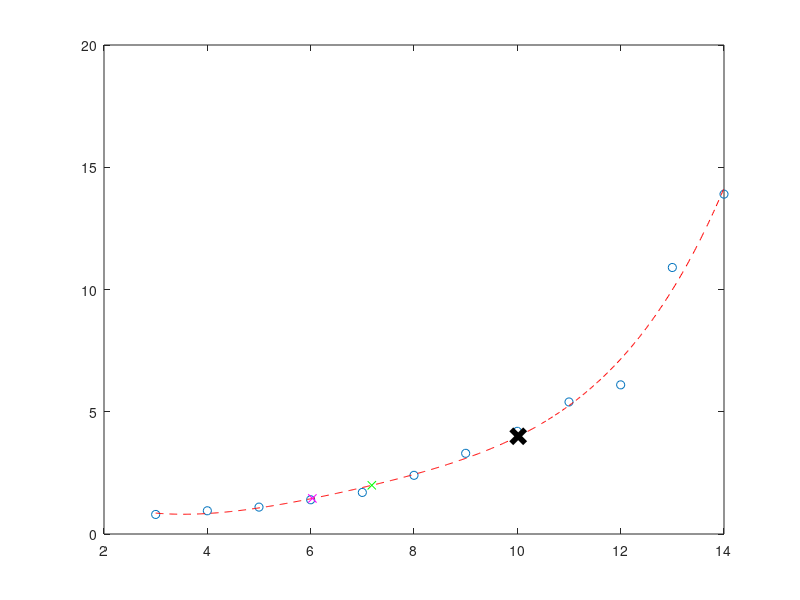

MATLAB code for this plot: (Note: this script raises an error after producing the figure.)
clear 
close all
clc

%% upload data to workspace

load('l0.mat'); %change numbering for each participant
lact.time = l0.la_time(2:end); %cut data down to only efit.timeercise samples 
lact.data = l0.la(2:end);

%% find reading errors and approximate blood lactate values at 4 & 6 min

for i = 2:length(lact.data)-1
    if(lact.data(i)<lact.data(i-1))
        lact.data(i) = lact.data(i-1)+(lact.data(i+1)-lact.data(i-1))/2;
    end
end

lact.four = lact.data(1)+(lact.data(2)-lact.data(1))/2;
lact.fit.time = lact.data(2)+(lact.data(3)-lact.data(2))/2;

lact.data = [lact.data(1) lact.four lact.data(2).' lact.fit.time lact.data(3:end).'];
lact.time = [lact.time(1) 4 lact.time(2).' 6 lact.time(3:end).'];

%% fit polynomial to data
p = polyfit(lact.time, lact.data, 5);
fit.time = lact.time(1):1/60:lact.time(end);
fit.data = polyval(p,fit.time);

%% compute thresholds

LT1 = find(fit.data>= 2, 1, 'first')-1;
LT2 = find(fit.data>= 4, 1, 'first')-1;

for i = 1:length(fit.data)-120
    mean1(i) = mean(fit.data(i:i+60));
    mean2(i) = mean(fit.data(i+60:i+120));
    dif(i) = mean1(i)-mean2(i);
end
LTonset = find(dif<-0.5, 1, 'first')-1;

%% plot data extrapolation and thresholds
figure()
plot(lact.time, lact.data, 'o');
hold on
plot(fit.time, fit.data, 'r--')
plot(fit.time(LTonset), fit.data(LTonset),'mx',fit.time(LT1), fit.data(LT1),'gx', fit.time(LT2), fit.data(LT2),'kx','MarkerSize',10, 'linewidth', 4);
yline(4, '--')
yline(2, '--')
hold off
xlabel('Time (min)','Interpreter', 'latex')
ylabel('Muscle lactate concentration (mM)','Interpreter', 'latex')
legend({'Samples', 'Polynomial fit','Onset in lactate accumulation', 'LT1', 'LT2'},'Interpreter', 'latex');
yticks(0:2:max(lact.data)+1)

%% Save results
%change numbering 'LT_0' for each participant in order to
%be able to differentiate participant results

save('LT_3', 'LT1', 'LT2','LTonset')






